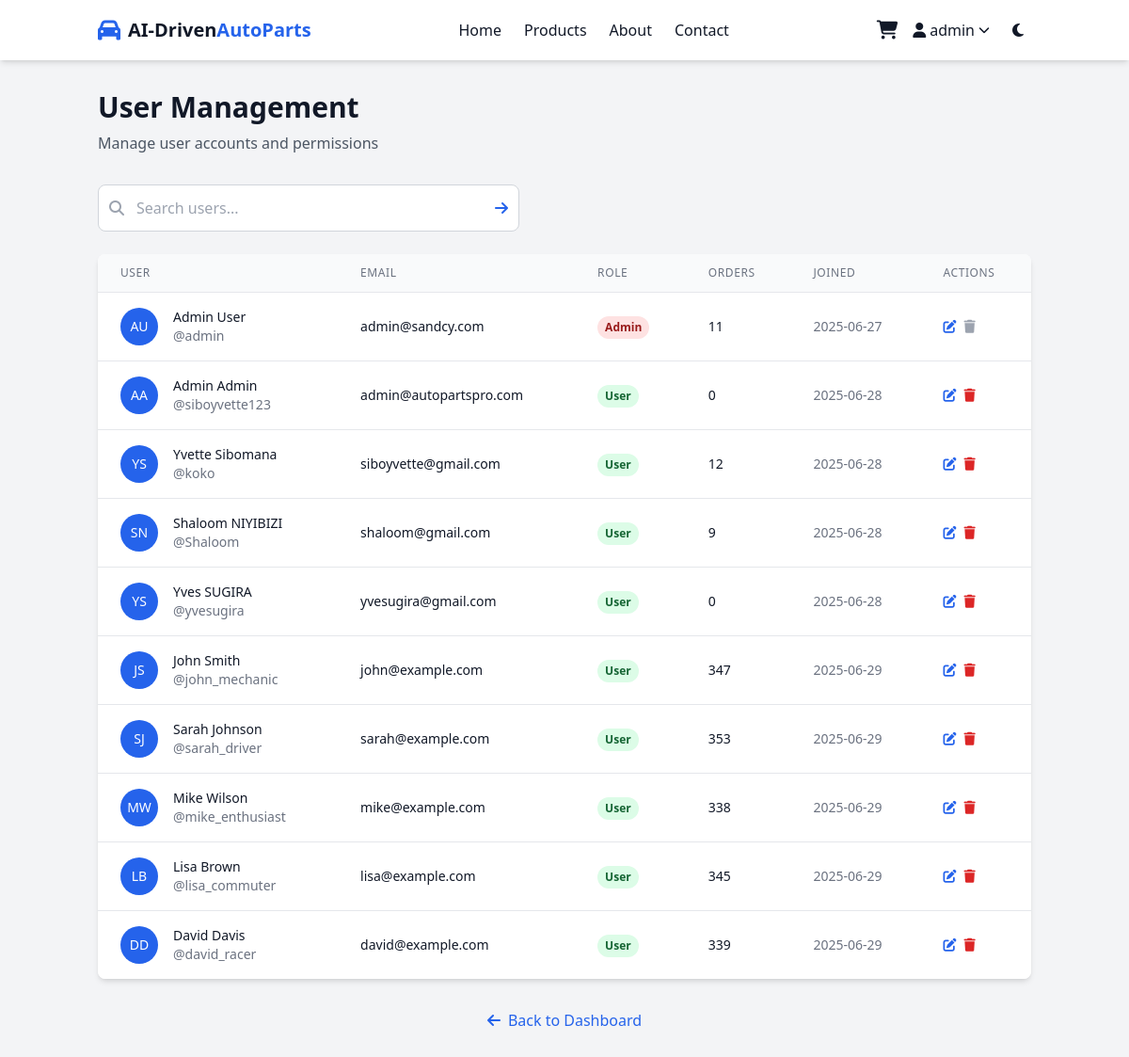
The app's page /admin/users (signed in) with its own data.
### app.py (models this page shows)
class User(UserMixin, db.Model):
    id = db.Column(db.Integer, primary_key=True)
    username = db.Column(db.String(80), unique=True, nullable=False)
    email = db.Column(db.String(120), unique=True, nullable=False)
    password_hash = db.Column(db.String(200), nullable=False)
    first_name = db.Column(db.String(50))
    last_name = db.Column(db.String(50))
    created_at = db.Column(db.DateTime, default=datetime.utcnow)
    is_admin = db.Column(db.Boolean, default=False)
    orders = db.relationship('Order', backref='user', lazy=True)

### app.py (the view, shortened to what this page needs)
@app.route('/admin/users')
@login_required
@admin_required
def admin_users():
    search = request.args.get('search', '').strip()
    query = User.query
    users = query.all()
    return render_template('admin_users.html', users=users)

### app.py (called while the page is built)
@login_manager.user_loader
def load_user(user_id):
    return User.query.get(int(user_id))

def admin_required(f):
    @wraps(f)
    def decorated_function(*args, **kwargs):
        if not current_user.is_authenticated or not getattr(current_user, 'is_admin', False):
            flash('Admin access required.', 'error')
            return redirect(url_for('login'))
        return f(*args, **kwargs)
    return decorated_function

### templates/admin_users.html (shortened to what this page needs)
{% extends "base.html" %}
{% block content %}
<div class="bg-gray-100 dark:bg-gray-800 min-h-screen py-8">
    <div class="container mx-auto px-4">
        <div class="max-w-7xl mx-auto">
            <div class="mb-8">
                <h1 class="text-3xl font-bold text-gray-900 dark:text-white mb-2">User Management</h1>
                <p class="text-gray-600 dark:text-gray-400">Manage user accounts and permissions</p>
            </div>
            <div class="mb-6">
                <form method="GET" action="{{ url_for('admin_users') }}" class="max-w-md">
                    <div class="relative">
                        <input type="text"
                               name="search"
                               value="{{ request.args.get('search', '') }}"
                               placeholder="Search users..."
                               class="w-full pl-10 pr-4 py-3 border border-gray-300 dark:border-gray-600 rounded-lg focus:outline-none focus:ring-2 focus:ring-primary bg-white dark:bg-gray-700 text-gray-900 dark:text-white">
                        <div class="absolute inset-y-0 left-0 pl-3 flex items-center pointer-events-none">
                        </div>
                        <button type="submit" class="absolute inset-y-0 right-0 pr-3 flex items-center">
                            <i class="fas fa-arrow-right text-primary hover:text-secondary transition"></i>
                        </button>
                    </div>
                </form>
            </div>
            <div class="bg-white dark:bg-gray-700 rounded-lg shadow-md overflow-hidden">
                <div class="overflow-x-auto">
                    <table class="min-w-full divide-y divide-gray-200 dark:divide-gray-600">
                        <thead class="bg-gray-50 dark:bg-gray-600">
                            <tr>
                                <th class="px-6 py-3 text-left text-xs font-medium text-gray-500 dark:text-gray-300 uppercase tracking-wider">
                                    User
                                </th>
                                <th class="px-6 py-3 text-left text-xs font-medium text-gray-500 dark:text-gray-300 uppercase tracking-wider">
                                    Email
                                </th>
                                <th class="px-6 py-3 text-left text-xs font-medium text-gray-500 dark:text-gray-300 uppercase tracking-wider">
                                    Role
                                </th>
                                <th class="px-6 py-3 text-left text-xs font-medium text-gray-500 dark:text-gray-300 uppercase tracking-wider">
                                    Orders
                                </th>
                                <th class="px-6 py-3 text-left text-xs font-medium text-gray-500 dark:text-gray-300 uppercase tracking-wider">
                                    Joined
                                </th>
                                <th class="px-6 py-3 text-left text-xs font-medium text-gray-500 dark:text-gray-300 uppercase tracking-wider">
                                    Actions
                                </th>
                            </tr>
                        </thead>
                        <tbody class="bg-white dark:bg-gray-700 divide-y divide-gray-200 dark:divide-gray-600">
                            {% for user in users %}
                            <tr class="hover:bg-gray-50 dark:hover:bg-gray-600">
                                <td class="px-6 py-4 whitespace-nowrap">
                                    <div class="flex items-center">
                                        <div class="flex-shrink-0 h-10 w-10">
                                            <div class="h-10 w-10 rounded-full bg-primary flex items-center justify-center">
                                                <span class="text-white font-medium text-sm">
                                                    {{ user.first_name[0] if user.first_name else user.username[0] }}{{ user.last_name[0] if user.last_name else '' }}
                                                </span>
                                            </div>
                                        </div>
                                        <div class="ml-4">
                                            <div class="text-sm font-medium text-gray-900 dark:text-white">
                                                {{ user.first_name }} {{ user.last_name }}
                                            </div>
                                            <div class="text-sm text-gray-500 dark:text-gray-400">
                                                @{{ user.username }}
                                            </div>
                                        </div>
                                    </div>
                                </td>
                                <td class="px-6 py-4 whitespace-nowrap text-sm text-gray-900 dark:text-white">
                                    {{ user.email }}
                                </td>
                                <td class="px-6 py-4 whitespace-nowrap">
                                    {% if user.is_admin %}
                                        <span class="inline-flex px-2 py-1 text-xs font-semibold rounded-full bg-red-100 text-red-800 dark:bg-red-900 dark:text-red-200">
                                            Admin
                                        </span>
                                    {% else %}
                                        <span class="inline-flex px-2 py-1 text-xs font-semibold rounded-full bg-green-100 text-green-800 dark:bg-green-900 dark:text-green-200">
                                            User
                                        </span>
                                    {% endif %}
                                </td>
                                <td class="px-6 py-4 whitespace-nowrap text-sm text-gray-900 dark:text-white">
                                    {{ user.orders|length }}
                                </td>
                                <td class="px-6 py-4 whitespace-nowrap text-sm text-gray-500 dark:text-gray-400">
                                    {{ user.created_at.strftime('%Y-%m-%d') }}
                                </td>
                                <td class="px-6 py-4 whitespace-nowrap text-sm font-medium">
                                    <div class="flex space-x-2">
                                        <a href="{{ url_for('admin_edit_user', user_id=user.id) }}"
                                           class="text-primary hover:text-secondary">
                                            <i class="fas fa-edit"></i>
                                        </a>
                                        {% if user.id != current_user.id %}
                                        <form method="POST" action="{{ url_for('admin_delete_user', user_id=user.id) }}"
                                              class="inline" onsubmit="return confirm('Are you sure you want to delete this user? This action cannot be undone.')">
                                            <button type="submit" class="text-red-600 hover:text-red-900">
                                                <i class="fas fa-trash"></i>
                                            </button>
                                        </form>
                                        {% else %}
                                        <span class="text-gray-400 cursor-not-allowed" title="Cannot delete your own account">
                                            <i class="fas fa-trash"></i>
                                        </span>
                                        {% endif %}
                                    </div>
                                </td>
                            </tr>
                            {% endfor %}
                        </tbody>
                    </table>
                </div>
            </div>
            <div class="mt-8 text-center">
                <a href="{{ url_for('admin_dashboard') }}"
                   class="text-primary hover:text-secondary font-medium">
                    <i class="fas fa-arrow-left mr-2"></i>Back to Dashboard
                </a>
            </div>
        </div>
    </div>
</div>
{% endblock %}

### templates/base.html (shortened to what this page needs)
<!DOCTYPE html>
<html lang="en" class="scroll-smooth">
<head>
    <script src="https://cdn.tailwindcss.com"></script>
    <link rel="stylesheet" href="https://cdnjs.cloudflare.com/ajax/libs/font-awesome/6.4.0/css/all.min.css">
</head>
<body class="bg-gray-50 dark:bg-gray-900 text-gray-900 dark:text-gray-100 transition-colors duration-300">
    <header class="sticky top-0 z-50 bg-white dark:bg-gray-800 shadow-md">
        <div class="container mx-auto px-4 py-3 flex justify-between items-center">
            <div class="flex items-center space-x-2">
                <i class="fas fa-car text-2xl text-primary"></i>
                <a href="{{ url_for('home') }}" class="text-xl font-bold">AI-Driven<span class="text-primary">AutoParts</span></a>
            </div>
            <div class="hidden md:flex space-x-6">
                <a href="{{ url_for('home') }}" class="hover:text-primary transition">Home</a>
                <a href="{{ url_for('products') }}" class="hover:text-primary transition">Products</a>
                <a href="#about" class="hover:text-primary transition">About</a>
                <a href="#contact" class="hover:text-primary transition">Contact</a>
            </div>
            <div class="flex items-center space-x-4">
                {% if current_user.is_authenticated %}
                    <a href="{{ url_for('cart') }}" class="relative">
                        <i class="fas fa-shopping-cart text-xl"></i>
                    </a>
                    <div class="relative" id="user-dropdown">
                        <button class="flex items-center space-x-1 hover:text-primary transition cursor-pointer" id="user-dropdown-btn">
                            <i class="fas fa-user"></i>
                            <span>{{ current_user.username }}</span>
                            <i class="fas fa-chevron-down text-xs"></i>
                        </button>
                    </div>
                {% else %}
                    <a href="{{ url_for('login') }}" class="hover:text-primary transition">Login</a>
                    <a href="{{ url_for('register') }}" class="bg-primary hover:bg-secondary text-white px-4 py-2 rounded-lg transition">Register</a>
                {% endif %}
                <button id="theme-toggle" class="p-2 rounded-full hover:bg-gray-200 dark:hover:bg-gray-700">
                    <i class="fas fa-moon dark:hidden"></i>
                </button>
            </div>
        </div>
    </header>
    <main>
        {% block content %}{% endblock %}
    </main>
</body>
</html>

### records on screen
User: username "admin", first_name "A", last_name "U", first_name "Admin", last_name "User", email "admin@sandcy.com", is_admin "Admin", orders|length "11", created_at "2025-06-27"
User: first_name "A", last_name "A", first_name "Admin", last_name "Admin", username "siboyvette123", email "admin@autopartspro.com", is_admin "User", orders|length "0", created_at "2025-06-28"
User: first_name "Y", last_name "S", first_name "Yvette", last_name "Sibomana", username "koko", email "siboyvette@gmail.com", is_admin "User", orders|length "12", created_at "2025-06-28"
User: first_name "S", last_name "N", first_name "Shaloom", last_name "NIYIBIZI", username "Shaloom", email "shaloom@gmail.com", is_admin "User", orders|length "9", created_at "2025-06-28"
User: first_name "Y", last_name "S", first_name "Yves", last_name "SUGIRA", username "yvesugira", email "yvesugira@gmail.com", is_admin "User", orders|length "0", created_at "2025-06-28"
User: first_name "J", last_name "S", first_name "John", last_name "Smith", username "john_mechanic", email "john@example.com", is_admin "User", orders|length "347", created_at "2025-06-29"
User: first_name "S", last_name "J", first_name "Sarah", last_name "Johnson", username "sarah_driver", email "sarah@example.com", is_admin "User", orders|length "353", created_at "2025-06-29"
User: first_name "M", last_name "W", first_name "Mike", last_name "Wilson", username "mike_enthusiast", email "mike@example.com", is_admin "User", orders|length "338", created_at "2025-06-29"
User: first_name "L", last_name "B", first_name "Lisa", last_name "Brown", username "lisa_commuter", email "lisa@example.com", is_admin "User", orders|length "345", created_at "2025-06-29"
User: first_name "D", last_name "D", first_name "David", last_name "Davis", username "david_racer", email "david@example.com", is_admin "User", orders|length "339", created_at "2025-06-29"
